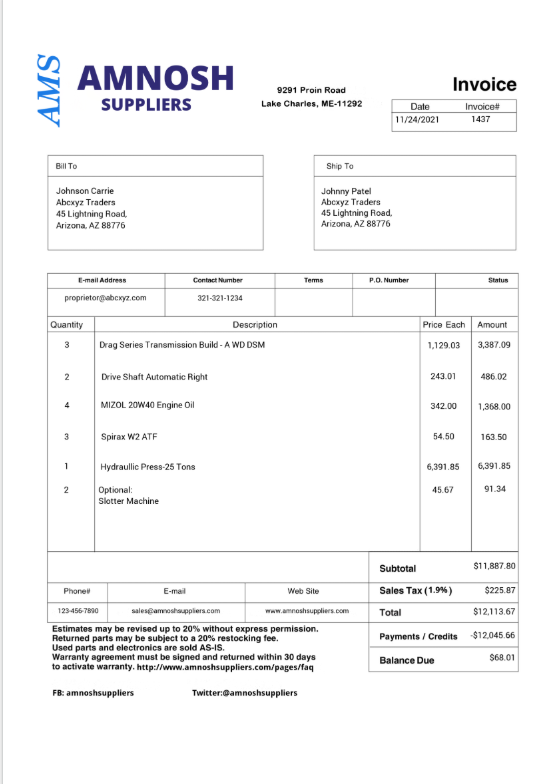
#> input picture input/Sample_input.png, 558 x 784 px
$ python -i preprocess.py   (imports and definitions only)
#> lines starting #> are read from the running program, lines starting #| are printed output that depends on the picture; after the words box and inside, x2 and y2 are one past the last pixel; in counts of white or black regions, pixels touching at a corner belong together
import cv2
import numpy as np


def load_image(image_path):
#> called with image_path = 'input/Sample_input.png'
    image = cv2.imread(image_path)
#> image is the input picture: shape (784, 558, 3); mean B, G, R 246.6, 245.9, 245.8

    if image is None:
        raise ValueError(f"Unable to load image: {image_path}")

    return image


# -------------------------------------------------
# Convert to grayscale
# -------------------------------------------------

def to_grayscale(image):
    return cv2.cvtColor(image, cv2.COLOR_BGR2GRAY)


# -------------------------------------------------
# Noise reduction
# -------------------------------------------------

def remove_noise(image):
    return cv2.fastNlMeansDenoising(image, None, 30, 7, 21)
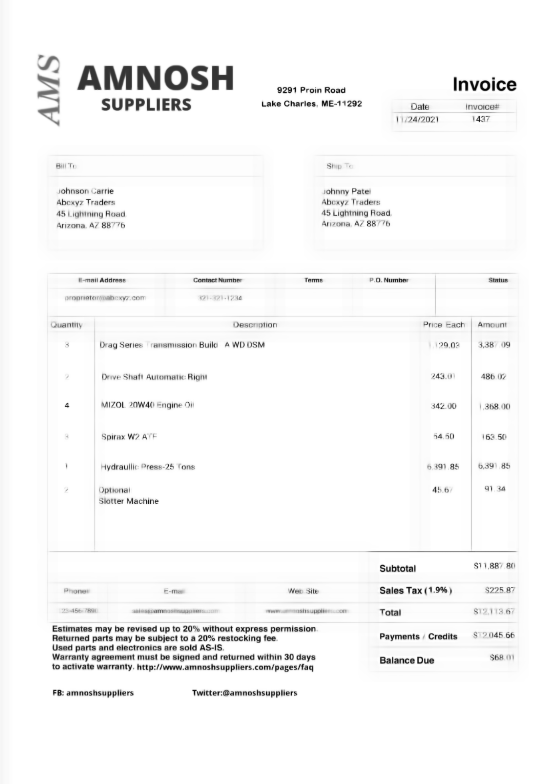
#> returned value: shape (784, 558); min 1, max 255, mean 247.2


# -------------------------------------------------
# Adaptive thresholding / binarization
# -------------------------------------------------

def binarize(image):
    return cv2.adaptiveThreshold(
        image,
        255,
        cv2.ADAPTIVE_THRESH_GAUSSIAN_C,
        cv2.THRESH_BINARY,
        11,
        2
    )
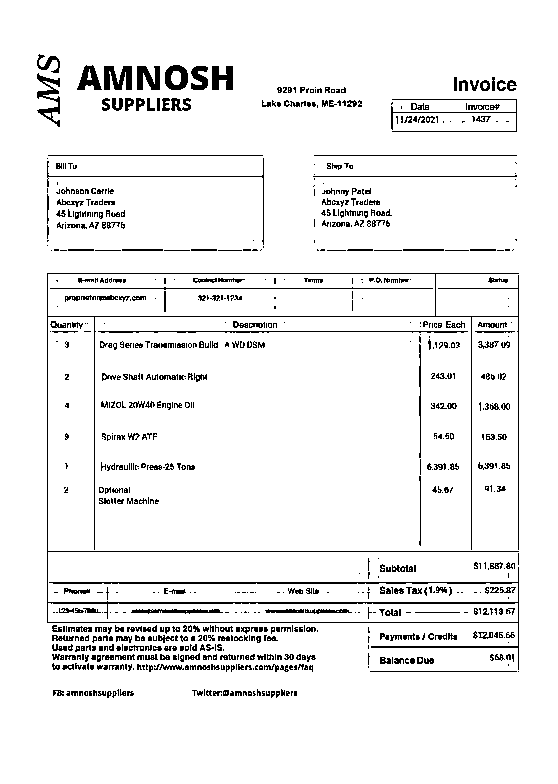
#> returned value: shape (784, 558); 93.8% white; black in thin lines or dots, all inside (x1, y1, x2, y2) = (37, 54, 519, 698)


# -------------------------------------------------
# Deskewing
# -------------------------------------------------

def deskew(image):
    coords = np.column_stack(np.where(image > 0))
#> coords = 410408 pairs, first value 0 to 783, second value 0 to 557

    angle = cv2.minAreaRect(coords)[-1]
#> angle = -90

    if angle < -45:
        angle = -(90 + angle)
#> angle = 0
    else:
        angle = -angle

    (h, w) = image.shape[:2]
#> h = 784; w = 558
    center = (w // 2, h // 2)
#> center = (279, 392)

    M = cv2.getRotationMatrix2D(center, angle, 1.0)
#> M = [[1, 0, 0], [0, 1, 0]]

    rotated = cv2.warpAffine(
        image,
        M,
        (w, h),
        flags=cv2.INTER_CUBIC,
        borderMode=cv2.BORDER_REPLICATE
    )

    return rotated


# -------------------------------------------------
# Morphological enhancement
# -------------------------------------------------

def morphological_processing(image):
    kernel = np.ones((1, 1), np.uint8)

    image = cv2.dilate(image, kernel, iterations=1)
    image = cv2.erode(image, kernel, iterations=1)

    return image


# -------------------------------------------------
# Full preprocessing pipeline
# -------------------------------------------------

def preprocess_document(image_path):
    image = load_image(image_path)

    gray = to_grayscale(image)

    denoised = remove_noise(gray)

    binary = binarize(denoised)

    deskewed = deskew(binary)

    processed = morphological_processing(deskewed)

    return processed

>>> result = preprocess_document('input/Sample_input.png')
